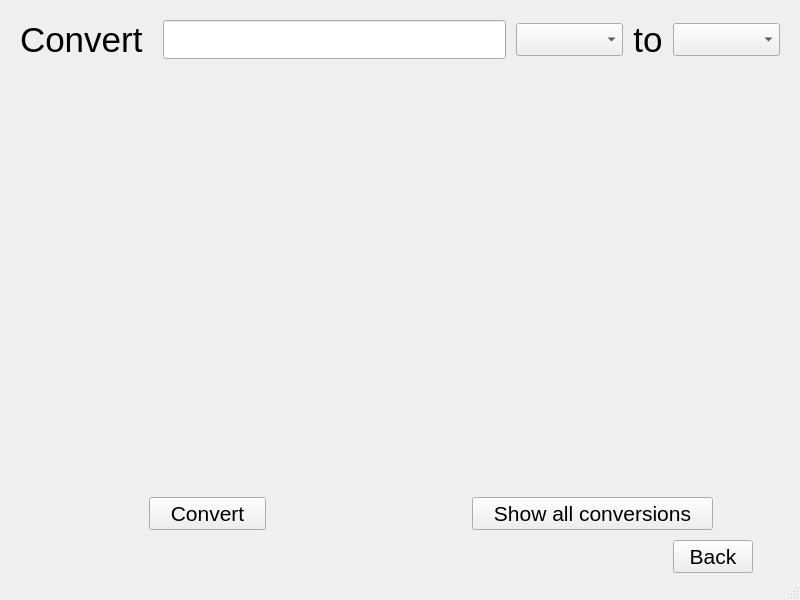
<?xml version="1.0" encoding="UTF-8"?>
<ui version="4.0">
 <class>MainWindow</class>
 <widget class="QMainWindow" name="MainWindow">
  <property name="geometry">
   <rect>
    <x>0</x>
    <y>0</y>
    <width>800</width>
    <height>600</height>
   </rect>
  </property>
  <property name="minimumSize">
   <size>
    <width>800</width>
    <height>600</height>
   </size>
  </property>
  <property name="windowTitle">
   <string>MainWindow</string>
  </property>
  <widget class="QWidget" name="centralwidget">
   <layout class="QGridLayout" name="gridLayout">
    <property name="leftMargin">
     <number>20</number>
    </property>
    <property name="topMargin">
     <number>20</number>
    </property>
    <property name="rightMargin">
     <number>20</number>
    </property>
    <property name="bottomMargin">
     <number>5</number>
    </property>
    <property name="spacing">
     <number>10</number>
    </property>
    <item row="0" column="9">
     <widget class="QPushButton" name="btn_flip">
      <property name="sizePolicy">
       <sizepolicy hsizetype="Fixed" vsizetype="Fixed">
        <horstretch>0</horstretch>
        <verstretch>0</verstretch>
       </sizepolicy>
      </property>
      <property name="font">
       <font>
        <family>Segoe UI</family>
        <pointsize>26</pointsize>
        <italic>false</italic>
        <bold>false</bold>
       </font>
      </property>
      <property name="styleSheet">
       <string notr="true">QPushButton {
    border: none;
    background: transparent; /* Optional: Remove background as well */
    font: 26pt &quot;Segoe UI&quot;; /* Example: Change font */
    padding: 0;
    text-align: center;
}
QPushButton:hover {
    color: #0056b3; /* Optional: Add hover effects for interactivity */
}
</string>
      </property>
      <property name="text">
       <string>to</string>
      </property>
     </widget>
    </item>
    <item row="0" column="10">
     <widget class="QComboBox" name="combo_unit_to">
      <property name="font">
       <font>
        <pointsize>16</pointsize>
       </font>
      </property>
     </widget>
    </item>
    <item row="0" column="6">
     <widget class="QLabel" name="label">
      <property name="sizePolicy">
       <sizepolicy hsizetype="Fixed" vsizetype="Fixed">
        <horstretch>6</horstretch>
        <verstretch>6</verstretch>
       </sizepolicy>
      </property>
      <property name="font">
       <font>
        <pointsize>26</pointsize>
       </font>
      </property>
      <property name="text">
       <string>Convert </string>
      </property>
     </widget>
    </item>
    <item row="7" column="6" colspan="5">
     <layout class="QHBoxLayout" name="horizontalLayout">
      <property name="sizeConstraint">
       <enum>QLayout::SizeConstraint::SetMaximumSize</enum>
      </property>
      <item>
       <layout class="QVBoxLayout" name="verticalLayout_2">
        <item alignment="Qt::AlignmentFlag::AlignHCenter">
         <widget class="QPushButton" name="btn_convert">
          <property name="enabled">
           <bool>true</bool>
          </property>
          <property name="sizePolicy">
           <sizepolicy hsizetype="Fixed" vsizetype="Fixed">
            <horstretch>0</horstretch>
            <verstretch>0</verstretch>
           </sizepolicy>
          </property>
          <property name="font">
           <font>
            <pointsize>16</pointsize>
           </font>
          </property>
          <property name="text">
           <string>   Convert   </string>
          </property>
         </widget>
        </item>
       </layout>
      </item>
      <item>
       <layout class="QVBoxLayout" name="verticalLayout">
        <item alignment="Qt::AlignmentFlag::AlignHCenter">
         <widget class="QPushButton" name="btn_convert_all">
          <property name="sizePolicy">
           <sizepolicy hsizetype="Fixed" vsizetype="Fixed">
            <horstretch>0</horstretch>
            <verstretch>0</verstretch>
           </sizepolicy>
          </property>
          <property name="minimumSize">
           <size>
            <width>0</width>
            <height>0</height>
           </size>
          </property>
          <property name="baseSize">
           <size>
            <width>0</width>
            <height>0</height>
           </size>
          </property>
          <property name="font">
           <font>
            <pointsize>16</pointsize>
           </font>
          </property>
          <property name="autoFillBackground">
           <bool>false</bool>
          </property>
          <property name="text">
           <string>   Show all conversions   </string>
          </property>
         </widget>
        </item>
       </layout>
      </item>
     </layout>
    </item>
    <item row="0" column="7">
     <widget class="QLineEdit" name="txt_amount">
      <property name="sizePolicy">
       <sizepolicy hsizetype="MinimumExpanding" vsizetype="Maximum">
        <horstretch>0</horstretch>
        <verstretch>0</verstretch>
       </sizepolicy>
      </property>
      <property name="font">
       <font>
        <pointsize>20</pointsize>
       </font>
      </property>
      <property name="inputMethodHints">
       <set>Qt::InputMethodHint::ImhPreferNumbers</set>
      </property>
      <property name="maxLength">
       <number>999999999</number>
      </property>
     </widget>
    </item>
    <item row="4" column="6" colspan="5">
     <spacer name="verticalSpacer">
      <property name="orientation">
       <enum>Qt::Orientation::Vertical</enum>
      </property>
      <property name="sizeHint" stdset="0">
       <size>
        <width>20</width>
        <height>40</height>
       </size>
      </property>
     </spacer>
    </item>
    <item row="0" column="8" alignment="Qt::AlignmentFlag::AlignHCenter">
     <widget class="QComboBox" name="combo_unit_from">
      <property name="font">
       <font>
        <pointsize>16</pointsize>
       </font>
      </property>
     </widget>
    </item>
    <item row="1" column="6" colspan="5">
     <widget class="QLabel" name="lbl_result">
      <property name="font">
       <font>
        <pointsize>16</pointsize>
       </font>
      </property>
      <property name="text">
       <string/>
      </property>
     </widget>
    </item>
    <item row="8" column="10">
     <layout class="QVBoxLayout" name="verticalLayout_3">
      <item>
       <widget class="QPushButton" name="btn_back">
        <property name="sizePolicy">
         <sizepolicy hsizetype="Fixed" vsizetype="Fixed">
          <horstretch>0</horstretch>
          <verstretch>0</verstretch>
         </sizepolicy>
        </property>
        <property name="font">
         <font>
          <pointsize>16</pointsize>
         </font>
        </property>
        <property name="text">
         <string>Back</string>
        </property>
       </widget>
      </item>
     </layout>
    </item>
   </layout>
  </widget>
  <widget class="QStatusBar" name="statusbar"/>
  <widget class="QMenuBar" name="menuBar">
   <property name="geometry">
    <rect>
     <x>0</x>
     <y>0</y>
     <width>800</width>
     <height>21</height>
    </rect>
   </property>
  </widget>
 </widget>
 <tabstops>
  <tabstop>txt_amount</tabstop>
  <tabstop>combo_unit_from</tabstop>
  <tabstop>combo_unit_to</tabstop>
 </tabstops>
 <resources/>
 <connections/>
</ui>
